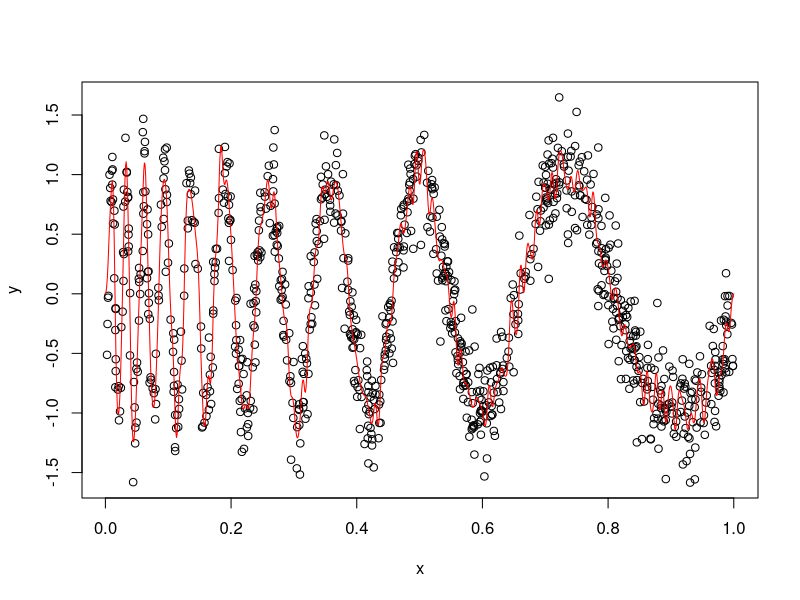

Write the R code that produced this figure.
library(splines)
print("Hello world")

n <- 1000
x <- runif(n, 0, 1)
y <- sin(20 / (x + 0.25)) + rnorm(n, 0, 0.25)
plot(x, y)
nknots <- 200
deg <- 3
k <- seq(0, 1, length.out = nknots)
xmat <- spline.des(k, x, deg, outer.ok = TRUE)$design
beta <- solve(t(xmat) %*% xmat) %*% t(xmat) %*% y
xseq <- seq(0, 1, length.out = 1000)
xseqmat <- spline.des(k, xseq, deg, outer.ok = TRUE)$design
ypred <- xseqmat %*% beta
lines(xseq, ypred, col = "red")




# j
